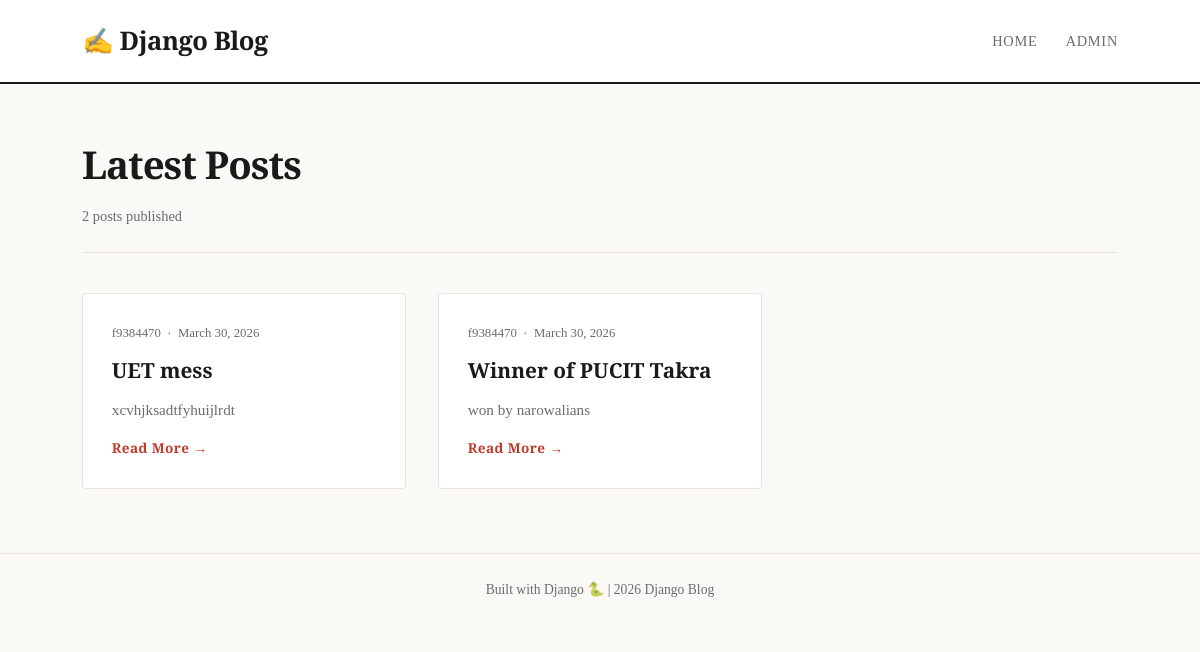
The page / on the database its author committed.
### blog/models.py (models this page shows, shortened)
class Post(models.Model):
    STATUS_CHOICES = [
        ('draft', 'Draft'),
        ('published', 'Published'),
    ]
    title = models.CharField(max_length=200)          # Short text, has a length limit
    body = models.TextField()                          # Long text, no limit
    author = models.ForeignKey(
        User,
        on_delete=models.CASCADE,                      # Delete posts if user is deleted
        related_name='blog_posts'
    )
    published_date = models.DateTimeField(
        default=timezone.now                           # Defaults to current time
    )
    status = models.CharField(
        max_length=10,
        choices=STATUS_CHOICES,
        default='draft'
    )
    created_at = models.DateTimeField(auto_now_add=True)   # Set once on creation
    updated_at = models.DateTimeField(auto_now=True)       # Updated on every save
    class Meta:
        ordering = ['-published_date']     # Newest posts first by default

### blog/views.py (the view)
# urls.py: path('', views.post_list, name='post_list'),           # /
def post_list(request):
    posts = Post.objects.filter(status='published').order_by('-published_date')
    total_posts = posts.count()
    has_posts = posts.exists()
    context = {
        'posts': posts,
        'total_posts': total_posts,
        'has_posts': has_posts,
        'page_title': 'Latest Posts',
    }
    return render(request, 'blog/post_list.html', context)

### templates/blog/post_list.html (shortened to what this page needs)
{% extends 'base.html' %} {% load static %}  {% block content %}
<div class="page-header">
  <h1 class="page-title">{{ page_title }}</h1>
  <p class="post-count">
    {{ total_posts }} post{{ total_posts|pluralize }} published
  </p>
</div>
{% if has_posts %}
<div class="posts-grid">
  {% for post in posts %}
  <article class="post-card">
    <div class="post-card__meta">
      <span class="post-card__author"
        >{{ post.author.get_full_name|default:post.author.username }}</span
      >
      <span class="post-card__separator">·</span>
      <time class="post-card__date"
        >{{ post.published_date|date:"F j, Y" }}</time
      >
    </div>
    <h2 class="post-card__title">
      <a href="{% url 'blog:post_detail' post.pk %}">{{ post.title }}</a>
    </h2>
    <p class="post-card__excerpt">
      {{ post.body|truncatewords:30 }}
    </p>
    <a href="{% url 'blog:post_detail' post.pk %}" class="read-more">
      Read More →
    </a>
  </article>
  {% empty %}
  <p>No posts yet.</p>
  {% endfor %}
</div>
{% else %}
<div class="empty-state">
  <h2>No posts published yet</h2>
  <p>Check back soon, or <a href="/admin/">add one in the admin panel</a>.</p>
</div>
{% endif %} {% endblock %}

### templates/base.html (shortened to what this page needs)
{% load static %}
<!doctype html>
<html lang="en">
  <head>
    <link rel="stylesheet" href="{% static 'css/style.css' %}" />
  </head>
  <body>
    <header class="site-header">
      <div class="container">
        <a href="{% url 'blog:post_list' %}" class="site-logo">
          ✍️ Django Blog
        </a>
        <nav>
          <a href="{% url 'blog:post_list' %}">Home</a>
          <a href="/admin/">Admin</a>
        </nav>
      </div>
    </header>
    <main class="main-content">
      <div class="container">{% block content %}{% endblock %}</div>
    </main>
    <footer class="site-footer">
      <div class="container">
        <p>Built with Django 🐍 | {% now "Y" %} Django Blog</p>
      </div>
    </footer>
  </body>
</html>

### static/css/style.css (style rules this page uses)
:root { --color-bg: #faf9f6; --color-surface: #ffffff; --color-text: #1a1a1a; --color-text-muted: #6b6b6b; --color-accent: #c0392b; --color-accent-light: #fadbd8; --color-border: #e8e4df; --font-display: 'Playfair Display', Georgia, serif; --font-body: 'Source Serif 4', Georgia, serif; --max-width: 1100px; --radius: 4px; }
* { box-sizing: border-box; margin: 0; padding: 0; }
body { font-family: var(--font-body); background: var(--color-bg); color: var(--color-text); line-height: 1.7; font-size: 1.05rem; }
.container { max-width: var(--max-width); margin: 0 auto; padding: 0 2rem; }
.site-header { background: var(--color-surface); border-bottom: 2px solid var(--color-text); padding: 1.2rem 0; }
.site-header .container { display: flex; justify-content: space-between; align-items: center; }
.site-logo { font-family: var(--font-display); font-size: 1.6rem; font-weight: 700; color: var(--color-text); text-decoration: none; letter-spacing: -0.5px; }
nav a { margin-left: 1.5rem; color: var(--color-text-muted); text-decoration: none; font-size: 0.9rem; letter-spacing: 0.05em; text-transform: uppercase; transition: color 0.2s; }
.main-content { padding: 3rem 0 4rem; }
.page-header { margin-bottom: 2.5rem; padding-bottom: 1.5rem; border-bottom: 1px solid var(--color-border); }
.page-title { font-family: var(--font-display); font-size: 2.4rem; font-weight: 700; letter-spacing: -1px; margin-bottom: 0.4rem; }
.post-count { color: var(--color-text-muted); font-size: 0.9rem; }
.posts-grid { display: grid; grid-template-columns: repeat(auto-fill, minmax(320px, 1fr)); gap: 2rem; }
.post-card { background: var(--color-surface); border: 1px solid var(--color-border); border-radius: var(--radius); padding: 1.8rem; transition: box-shadow 0.25s, transform 0.25s; display: flex; flex-direction: column; gap: 0.8rem; }
.post-card__meta { font-size: 0.8rem; color: var(--color-text-muted); display: flex; align-items: center; gap: 0.4rem; }
.post-card__title { font-family: var(--font-display); font-size: 1.3rem; font-weight: 700; line-height: 1.3; }
.post-card__title a { color: var(--color-text); text-decoration: none; transition: color 0.2s; }
.post-card__excerpt { color: var(--color-text-muted); font-size: 0.95rem; flex: 1; }
.read-more { display: inline-block; color: var(--color-accent); text-decoration: none; font-size: 0.85rem; font-weight: 700; letter-spacing: 0.03em; margin-top: auto; transition: letter-spacing 0.2s; }
.site-footer { border-top: 1px solid var(--color-border); padding: 1.5rem 0; text-align: center; color: var(--color-text-muted); font-size: 0.85rem; }

### rows shown on the page
Post: author.get_full_name "f9384470", published_date "March 30, 2026", title "UET mess", body "xcvhjksadtfyhuijlrdt"
Post: author.get_full_name "f9384470", published_date "March 30, 2026", title "Winner of PUCIT Takra", body "won by narowalians"

### other values the page prints
{{ page_title }} "Latest Posts"
{{ total_posts }} "2"
